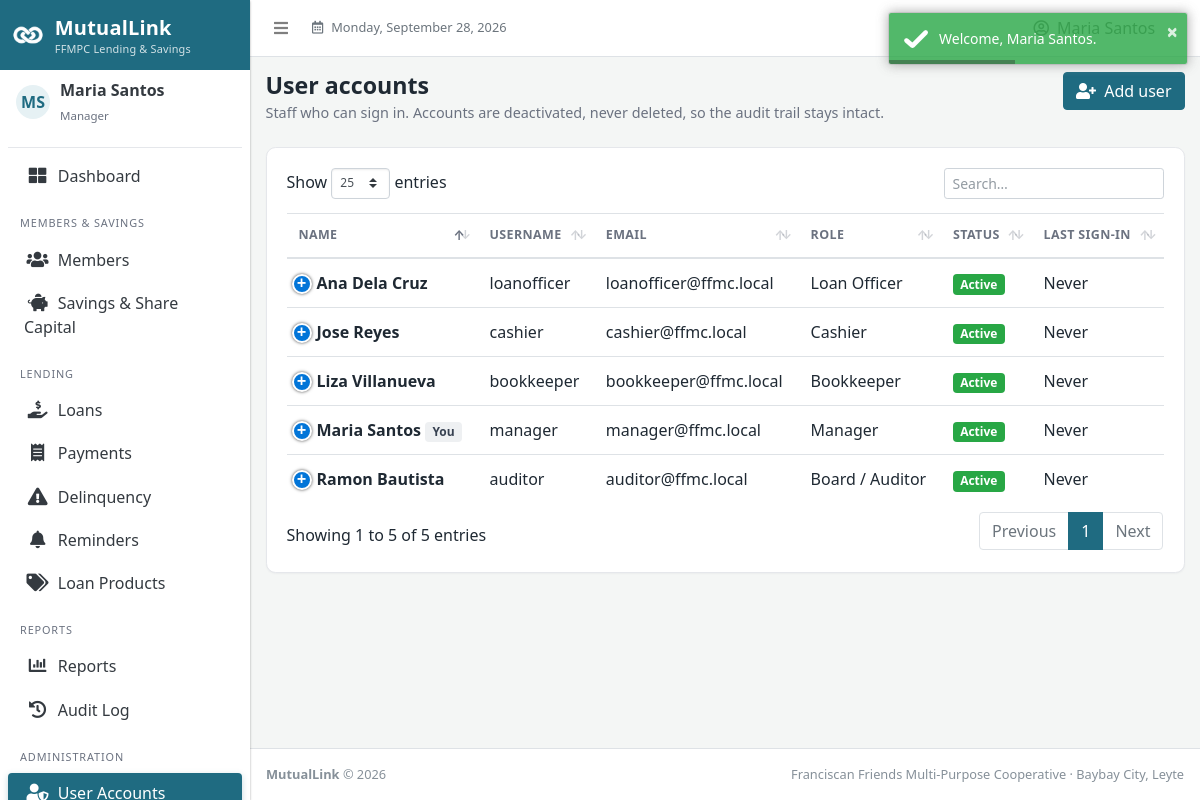
The app's page /dashboard.php?page=users (signed in), older data.
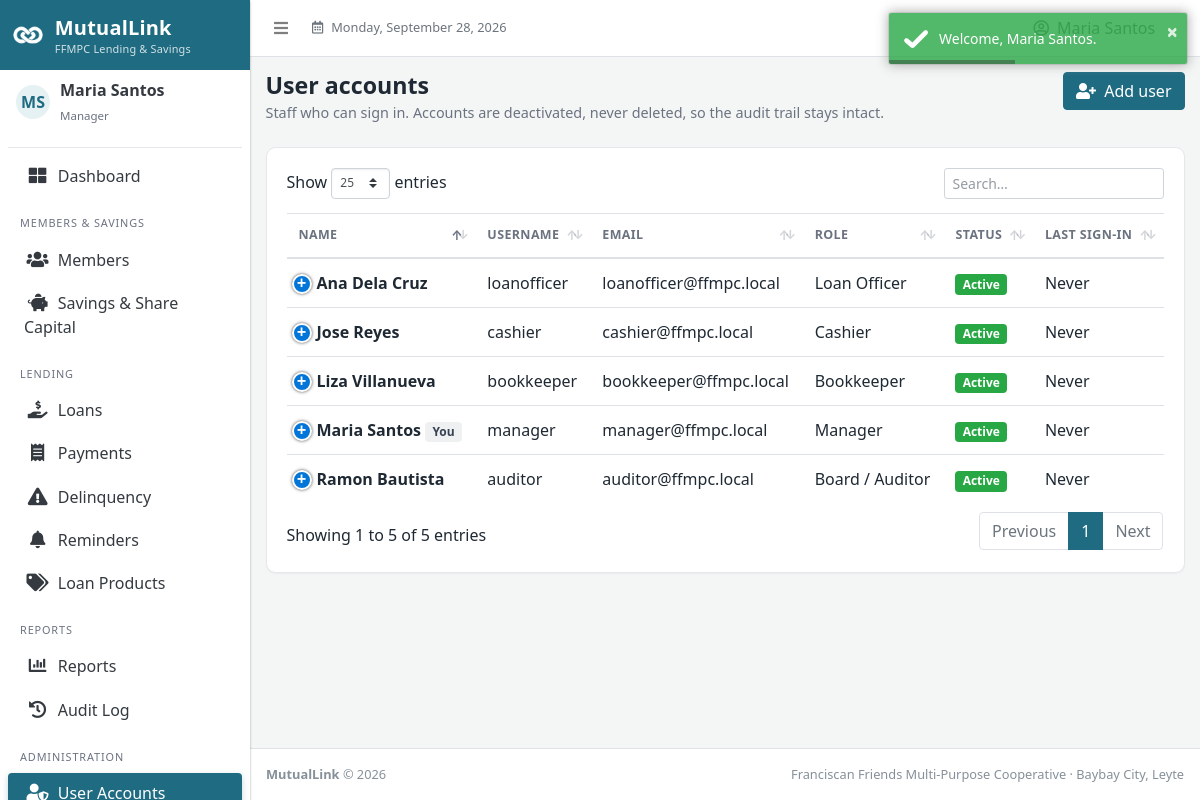
The same page, newer data.
### tables this page shows
CREATE TABLE users (
  user_id        INT UNSIGNED NOT NULL AUTO_INCREMENT,
  username       VARCHAR(50)  NOT NULL,
  email          VARCHAR(150) NOT NULL,
  password_hash  VARCHAR(255) NOT NULL,
  full_name      VARCHAR(150) NOT NULL,
  role           ENUM('manager','cashier','loan_officer','bookkeeper','auditor') NOT NULL,
  status         ENUM('active','inactive') NOT NULL DEFAULT 'active',
  last_login     DATETIME NULL,
  created_by     INT UNSIGNED NULL,
  created_at     DATETIME NOT NULL DEFAULT CURRENT_TIMESTAMP,
  updated_by     INT UNSIGNED NULL,
  updated_at     DATETIME NULL ON UPDATE CURRENT_TIMESTAMP,
  PRIMARY KEY (user_id),
  UNIQUE KEY uq_users_username (username),
  UNIQUE KEY uq_users_email (email),
  KEY idx_users_created_by (created_by),
  KEY idx_users_updated_by (updated_by),
  CONSTRAINT fk_users_created_by FOREIGN KEY (created_by) REFERENCES users (user_id),
  CONSTRAINT fk_users_updated_by FOREIGN KEY (updated_by) REFERENCES users (user_id)
);

### config/rbac.php (called while the page is built, shortened)
<?php
function can(string $module, string $action = 'view'): bool
{
    $role = $_SESSION['role'] ?? null;
    return $role !== null && in_array($role, RBAC[$module][$action] ?? [], true);
}
function current_user_id(): int
{
    return (int) ($_SESSION['user_id'] ?? 0);
}

### config/db.php (called while the page is built, shortened)
<?php
function db(): PDO
{
    static $pdo = null;
    if ($pdo instanceof PDO) {
        return $pdo;
    }
    $dsn = 'mysql:host=' . DB_HOST . ';port=' . DB_PORT . ';dbname=' . DB_NAME . ';charset=utf8mb4';
    $options = [
        PDO::ATTR_ERRMODE            => PDO::ERRMODE_EXCEPTION,
        PDO::ATTR_DEFAULT_FETCH_MODE => PDO::FETCH_ASSOC,
        PDO::ATTR_EMULATE_PREPARES   => false,
    ];
    try {
        $pdo = new PDO($dsn, DB_USER, DB_PASS, $options);
    } catch (PDOException $e) {
        error_log('MutualLink DB connection failed: ' . $e->getMessage());
        http_response_code(500);
        exit('The system cannot reach the database right now. Please contact the administrator.');
    }
    return $pdo;
}

### views/users.php (the view, shortened to what this page needs)
<?php
if (can('users', 'create')) {
    $headerActions = '<a href="dashboard.php?page=user_form" class="btn btn-primary"><i class="fas fa-user-plus mr-1"></i> Add user</a>';
}
$users = db()->query(
    'SELECT user_id, username, email, full_name, role, status, last_login FROM users ORDER BY status, full_name'
)->fetchAll();
?>
<div class="card">
  <div class="card-body">
    <table class="table table-hover js-datatable" data-order='[[0,"asc"]]'>
      <thead>
        <tr><th>Name</th><th>Username</th><th>Email</th><th>Role</th><th>Status</th><th>Last sign-in</th><th class="no-sort text-right">Actions</th></tr>
      </thead>
      <tbody>
      <?php foreach ($users as $u): ?>
        <tr>
          <td class="font-weight-bold"><?= e($u['full_name']) ?><?= (int) $u['user_id'] === current_user_id() ? ' <span class="badge badge-light">You</span>' : '' ?></td>
          <td><?= e($u['username']) ?></td>
          <td><?= e($u['email']) ?></td>
          <td><?= e(ROLES[$u['role']] ?? $u['role']) ?></td>
          <td><?= badge($u['status']) ?></td>
          <td data-order="<?= e($u['last_login'] ?? '') ?>"><?= e($u['last_login'] ? fmt_date($u['last_login'], 'M d, Y g:i A') : 'Never') ?></td>
        </tr>
      <?php endforeach; ?>
      </tbody>
    </table>
  </div>
</div>

### config/helpers.php (shortened to what this page needs)
<?php
function e(mixed $value): string
{
    return htmlspecialchars((string) ($value ?? ''), ENT_QUOTES, 'UTF-8');
}
function label(?string $value): string
{
    return str_replace('Cbu', 'CBU', ucwords(str_replace('_', ' ', (string) $value)));
}
function badge(?string $status): string
{
    $map = [
        'active' => 'success', 'inactive' => 'secondary', 'closed' => 'secondary', 'applicant' => 'warning',
        'pending' => 'warning', 'approved' => 'info', 'rejected' => 'danger', 'released' => 'primary',
        'paid' => 'success', 'cancelled' => 'secondary', 'unpaid' => 'light', 'partial' => 'warning',
        'posted' => 'success', 'void' => 'danger', 'sent' => 'success', 'failed' => 'danger',
        'deposit' => 'success', 'withdrawal' => 'warning', 'reversal' => 'danger',
        'upcoming' => 'info', 'overdue' => 'danger',
    ];
    $class = $map[$status] ?? 'secondary';
    return '<span class="badge badge-' . $class . '">' . e(label($status)) . '</span>';
}

Row changes from the older to the newer data that the page shows:
changed users "Ana Dela Cruz": email "loanofficer@ffmc.local" → "loanofficer@ffmpc.local"
changed users "Jose Reyes": email "cashier@ffmc.local" → "cashier@ffmpc.local"
changed users "Liza Villanueva": email "bookkeeper@ffmc.local" → "bookkeeper@ffmpc.local"
changed users "Maria Santos": email "manager@ffmc.local" → "manager@ffmpc.local"
changed users "Ramon Bautista": email "auditor@ffmc.local" → "auditor@ffmpc.local"
